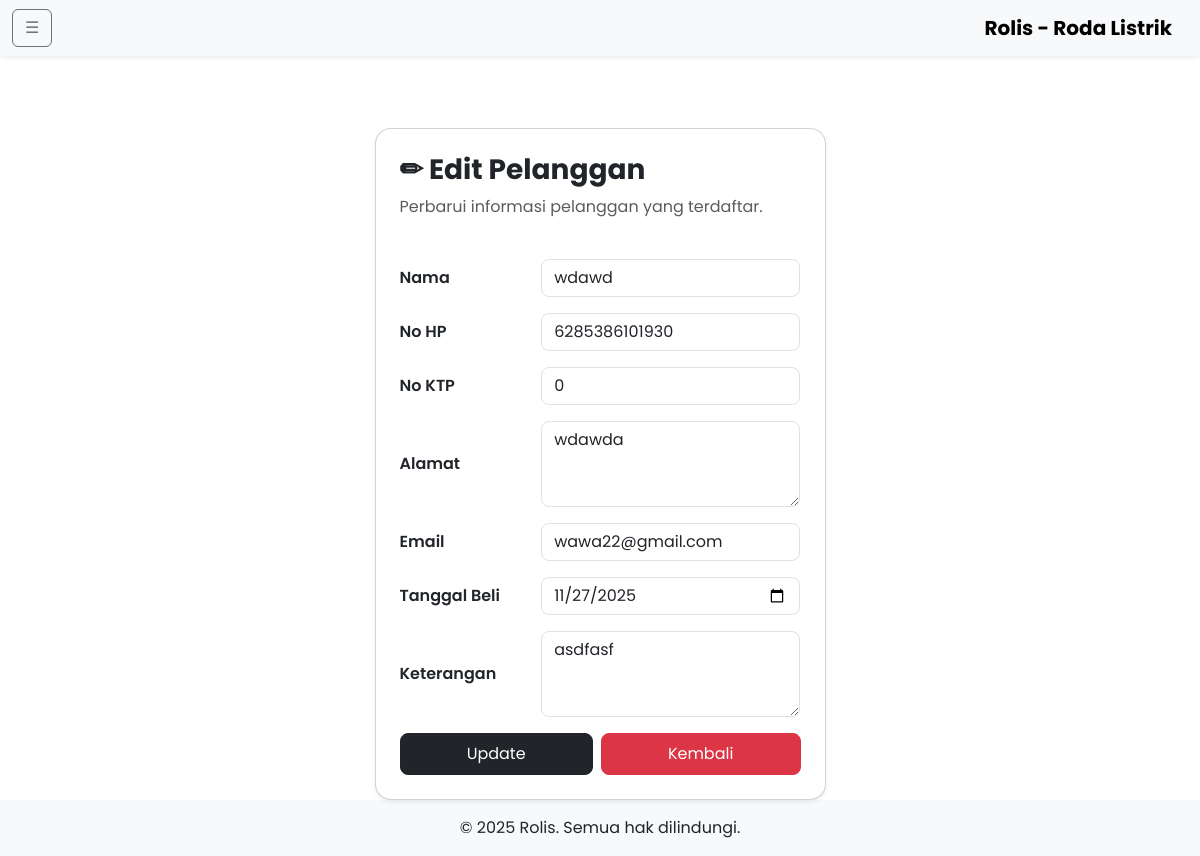
Page /admin-site/customers/edit_customers.php?id=38 on the committed database.
### tables this page shows
CREATE TABLE IF NOT EXISTS `pelanggan` (
  `id_pelanggan` bigint NOT NULL AUTO_INCREMENT,
  `model_id` int DEFAULT NULL,
  `merek_id` int DEFAULT NULL,
  `warna_id` int DEFAULT NULL,
  `nama` varchar(255) NOT NULL,
  `alamat` varchar(255) NOT NULL,
  `no_hp` varchar(13) NOT NULL,
  `no_ktp` varchar(16) DEFAULT '0',
  `email` varchar(100) DEFAULT NULL,
  `tgl_beli` date DEFAULT NULL,
  `keterangan` text,
  PRIMARY KEY (`id_pelanggan`),
  KEY `model_id` (`model_id`),
  KEY `merek_id` (`merek_id`),
  KEY `warna_id` (`warna_id`),
  CONSTRAINT `FK_pelanggan_merek` FOREIGN KEY (`merek_id`) REFERENCES `merek` (`id_merek`) ON DELETE CASCADE ON UPDATE CASCADE,
  CONSTRAINT `FK_pelanggan_model` FOREIGN KEY (`model_id`) REFERENCES `model` (`id_model`) ON DELETE CASCADE ON UPDATE CASCADE,
  CONSTRAINT `FK_pelanggan_warna` FOREIGN KEY (`warna_id`) REFERENCES `warna` (`id_warna`) ON DELETE CASCADE ON UPDATE CASCADE
);

### admin-site/controllers/Controller.php (called while the page is built, shortened)
<?php
require_once '../includes/db.php';
abstract class Controller
{
    protected $conn;
    public function __construct()
    {
        global $conn;
        $this->conn = $conn;
    }
    public function select($query)
    {
        return $this->conn->query($query);
    }
}

### admin-site/controllers/CustomerController.php (called while the page is built, shortened)
<?php
require_once 'Controller.php';
class CustomerController extends Controller
{
    public function edit($id)
    {
        return $this->select("SELECT * FROM pelanggan WHERE id_pelanggan = $id");
    }
}

### admin-site/customers/edit_customers.php (the view, shortened to what this page needs)
<?php
require_once "../controllers/CustomerController.php";
$customerController = new Adminsite\Controllers\CustomerController();
$id = $_GET['id'];
$data = $customerController->edit($id)->fetch_assoc();
include "../includes/header.php";
?>
<main class="container mt-5 pt-4">
  <div class="row justify-content-center">
    <div class="col-md-6 col-lg-5">
      <div class="card rounded-4 shadow-sm p-4">
        <div class="mb-4">
          <h3 class="fw-bold">✏ Edit Pelanggan</h3>
          <p class="text-muted">Perbarui informasi pelanggan yang terdaftar.</p>
        </div>
        <form method="POST" novalidate>
          <div class="mb-3 row align-items-center">
            <label for="nama" class="col-sm-4 col-form-label fw-semibold">Nama</label>
            <div class="col-sm-8">
              <input type="text" name="nama" id="nama" class="form-control rounded-3" value="<?= htmlspecialchars($data['nama']) ?>" required>
            </div>
          </div>
          <div class="mb-3 row align-items-center">
            <label for="no_hp" class="col-sm-4 col-form-label fw-semibold">No HP</label>
            <div class="col-sm-8">
              <input type="text" name="no_hp" id="no_hp" class="form-control rounded-3" value="<?= htmlspecialchars($data['no_hp']) ?>" required>
            </div>
          </div>
          <div class="mb-3 row align-items-center">
            <label for="no_ktp" class="col-sm-4 col-form-label fw-semibold">No KTP</label>
            <div class="col-sm-8">
              <input type="text" name="no_ktp" id="no_ktp" class="form-control rounded-3" value="<?= htmlspecialchars($data['no_ktp']) ?>" required>
            </div>
          </div>
          <div class="mb-3 row align-items-center">
            <label for="alamat" class="col-sm-4 col-form-label fw-semibold">Alamat</label>
            <div class="col-sm-8">
              <textarea name="alamat" id="alamat" class="form-control rounded-3" rows="3" required><?= htmlspecialchars($data['alamat']) ?></textarea>
            </div>
          </div>
          <div class="mb-3 row align-items-center">
            <label for="email" class="col-sm-4 col-form-label fw-semibold">Email</label>
            <div class="col-sm-8">
              <input type="text" name="email" id="email" class="form-control rounded-3" value="<?= htmlspecialchars($data['email']) ?>" required>
            </div>
          </div>
          <div class="mb-3 row align-items-center">
            <label for="tgl_beli" class="col-sm-4 col-form-label fw-semibold">Tanggal Beli</label>
            <div class="col-sm-8">
              <input type="date" name="tgl_beli" id="tgl_beli" class="form-control rounded-3" value="<?= htmlspecialchars($data['tgl_beli']) ?>" required>
            </div>
          </div>
          <div class="mb-3 row align-items-center">
            <label for="keterangan" class="col-sm-4 col-form-label fw-semibold">Keterangan</label>
            <div class="col-sm-8">
              <textarea name="keterangan" id="keterangan" class="form-control rounded-3" rows="3" required><?= htmlspecialchars($data['keterangan']) ?></textarea>
            </div>
          </div>
          <div class="d-flex justify-content-center gap-2">
            <button type="submit" class="btn btn-dark rounded-3 px-4 py-2 flex-grow-1">Update</button>
            <a href="index_customers.php" class="btn btn-danger rounded-3 px-4 py-2 flex-grow-1">Kembali</a>
          </div>
        </form>
      </div>
    </div>
  </div>
</main>
<?php include "../includes/footer.php"; ?>

### public/assets/css/custom.css (style rules this page uses)
body { font-family: "Poppins", sans-serif; }
body.d-flex { min-height: 100vh; flex-direction: column; }
main { flex: 1 0 auto; }

### rows in the picture
pelanggan: nama "wdawd", no_hp "6285386101930", no_ktp "0", alamat "wdawda", email "wawa22@gmail.com", tgl_beli "11/27/2025", keterangan "asdfasf"
